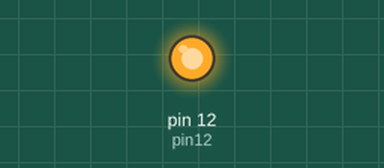
This sketch was run on a simulated Arduino Uno, built with avr-gcc and run on an emulated ATmega328P. Parts: output pins drawn as LEDs (lit = HIGH).

Above: at 0.1 s.
Timing chart, 0 to 1.6 s (numbered marks = the images above):
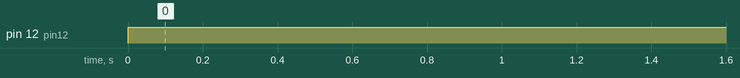

The sketch:

Program_6.ino
```cpp
int pin12 = 12;
int brightness = 0;

void setup() {
  // put your setup code here, to run once:
  pinMode(pin12, OUTPUT);

}

void loop() {
  // put your main code here, to run repeatedly:
  analogWrite(pin12, brightness);
  brightness += 10;

  if(brightness == 255){
    brightness = 0;
    while(true)
      continue;
  }


  digitalWrite(pin12, HIGH);
  delay(100);
}

void blink(int counter){
  for(int i = 0; i < counter ; i++){
      digitalWrite(pin12, HIGH);
      delay(750);
      digitalWrite(pin12, LOW);
      delay(750);
  }


}
```

Measured:
- by itself, pin 12 (pin12): LOW → HIGH at 0.00 s
